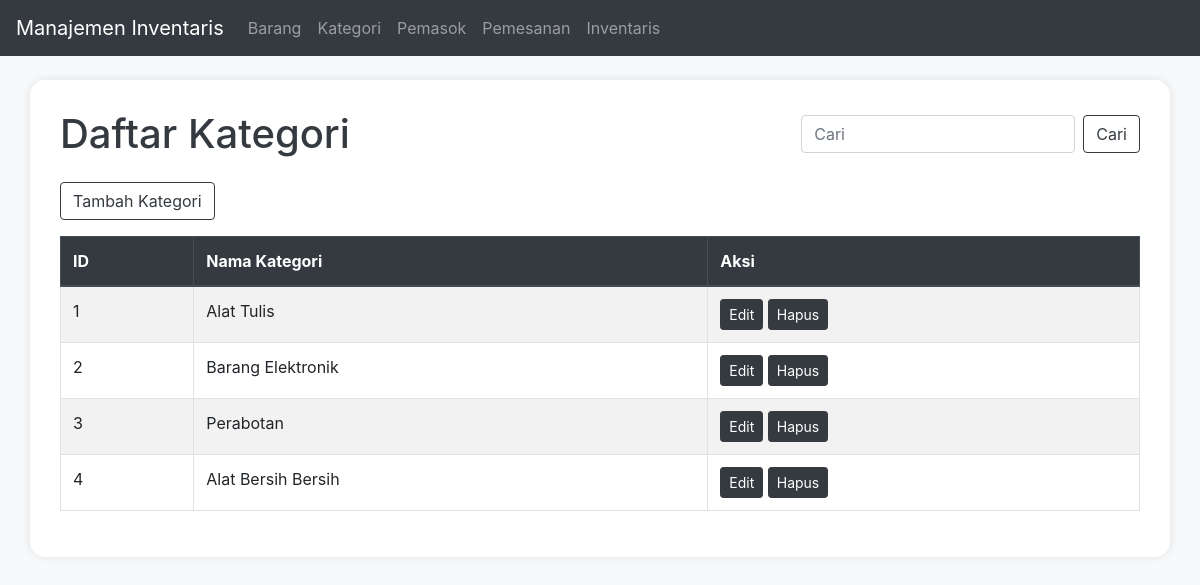
The page /kategori.php on the database its author committed.
### tables this page shows
CREATE TABLE `kategori` (
  `id` int NOT NULL,
  `nama_kategori` varchar(255) NOT NULL
);

### kategori.php (the view, shortened to what this page needs)
<?php
include 'db.php';
$search = '';
$query = "SELECT * FROM kategori WHERE nama_kategori LIKE '%$search%'";
$result = mysqli_query($conn, $query);
$items = [];
while ($row = mysqli_fetch_assoc($result)) {
    $items[] = $row;
}
?>
<!DOCTYPE html>
<html>
<head>
    <link href="https://maxcdn.bootstrapcdn.com/bootstrap/4.5.2/css/bootstrap.min.css" rel="stylesheet">
</head>
<body>
    <nav class="navbar navbar-expand-lg navbar-dark bg-dark">
        <a class="navbar-brand" href="index.php">Manajemen Inventaris</a>
        <div class="collapse navbar-collapse" id="navbarNav">
            <ul class="navbar-nav">
                <li class="nav-item">
                    <a class="nav-link" href="barang.php">Barang</a>
                </li>
                <li class="nav-item">
                    <a class="nav-link" href="kategori.php">Kategori</a>
                </li>
                <li class="nav-item">
                    <a class="nav-link" href="pemasok.php">Pemasok</a>
                </li>
                <li class="nav-item">
                    <a class="nav-link" href="pemesanan.php">Pemesanan</a>
                </li>
                <li class="nav-item">
                    <a class="nav-link" href="daftar_inventaris.php">Inventaris</a>
                </li>
            </ul>
        </div>
    </nav>
    <div class="container mt-4">
        <div class="d-flex justify-content-between align-items-center mb-4">
            <h1 class="mb-0">Daftar Kategori</h1>
            <form class="form-inline" method="get">
                <input class="form-control mr-sm-2" type="search" name="search" placeholder="Cari" value="<?php echo htmlspecialchars($search); ?>">
                <button class="btn btn-outline-dark" type="submit">Cari</button>
            </form>
        </div>
        <a href="tambah_kategori.php" class="btn btn-outline-dark mb-3">Tambah Kategori</a>
        <table class="table table-bordered table-hover table-striped">
            <thead class="thead-dark">
                <tr>
                    <th>ID</th>
                    <th>Nama Kategori</th>
                    <th>Aksi</th>
                </tr>
            </thead>
            <tbody>
                <?php foreach ($items as $index => $row): ?>
                    <tr>
                        <td><?php echo $index + 1;  ?></td>
                        <td><?php echo htmlspecialchars($row['nama_kategori']); ?></td>
                        <td>
                            <a href="edit_kategori.php?id=<?php echo $row['id']; ?>" class="btn btn-dark btn-sm">Edit</a>
                            <a href="hapus_kategori.php?id=<?php echo $row['id']; ?>" class="btn btn-dark btn-sm" onclick="return confirm('Apakah Anda yakin ingin menghapus kategori ini?')">Hapus</a>
                        </td>
                    </tr>
                <?php endforeach; ?>
            </tbody>
        </table>
    </div>
</body>
</html>

### kategori.php (style rules this page uses)
body { background-color: #f8f9fa; }
.container { background-color: white; border-radius: 15px; box-shadow: 0 0 10px rgba(0,0,0,0.1); padding: 30px; margin-top: 50px; }
h1 { color: #343a40; margin-bottom: 30px; }
.btn-dark { background-color: #343a40; border-color: #343a40; }

### rows shown on the page
kategori: nama_kategori "Alat Tulis"
kategori: nama_kategori "Barang Elektronik"
kategori: nama_kategori "Perabotan"
kategori: nama_kategori "Alat Bersih Bersih"
